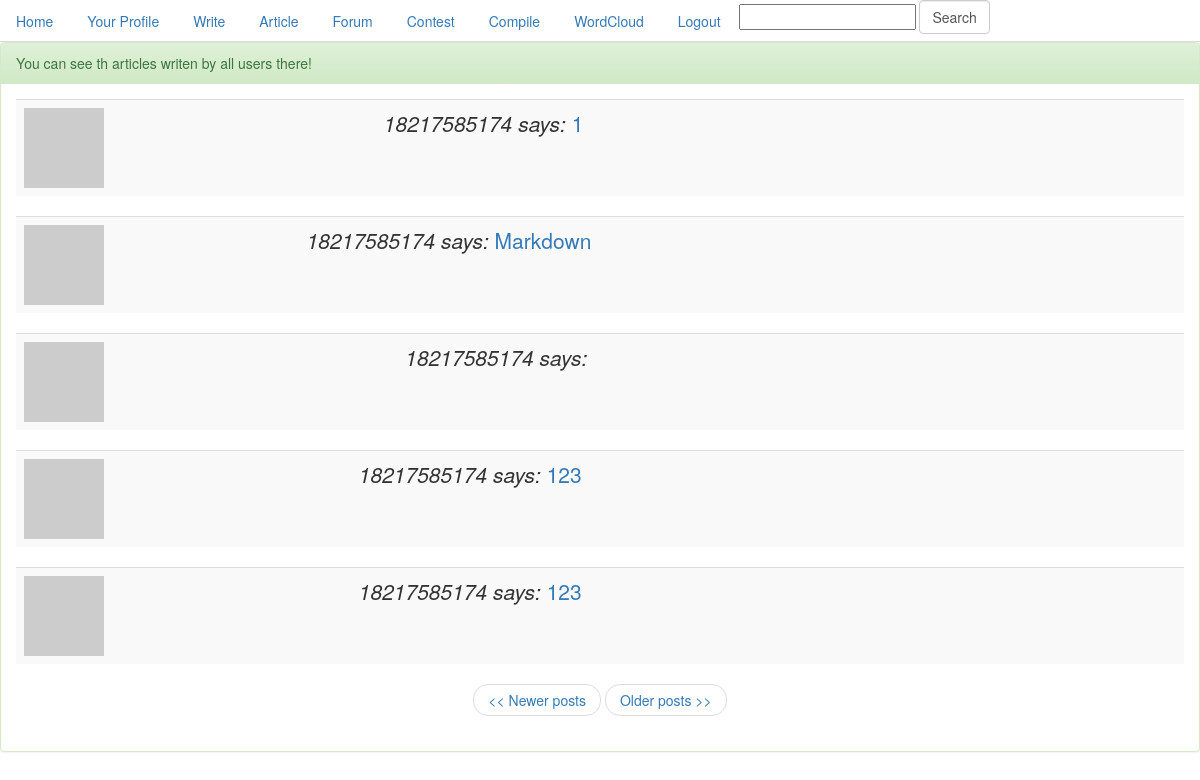
/look (signed in), run on the app's committed database.
### app/models.py (models this page shows, shortened)
class Post(db.Model):
    __searchable__ = ['body', 'title']
    id = db.Column(db.Integer, primary_key=True)
    title = db.Column(db.String(100))
    body = db.Column(db.String(140))
    timestamp = db.Column(db.DateTime)
    user_id = db.Column(db.Integer, db.ForeignKey('user.id'))

class User(db.Model):
    id = db.Column(db.Integer, primary_key=True)
    nickname = db.Column(db.String(64), index=True, unique=True)
    email = db.Column(db.String(120), index=True, unique=True)
    password = db.Column(db.String(120), index=True)
    posts = db.relationship('Post', backref='author', lazy='dynamic')
    cards = db.relationship('Card', backref='participant')
    about_me = db.Column(db.String(140))
    last_seen = db.Column(db.DateTime)
    followed = db.relationship('User',
                               secondary=followers,
                               primaryjoin=(followers.c.follower_id == id),
                               secondaryjoin=(followers.c.followed_id == id),
                               backref=db.backref('followers', lazy='dynamic'),
                               lazy='dynamic')
    is_authenticated = True
    is_active = True
    is_anonymous = False
    def avatar(self, size):
        return 'http://www.gravatar.com/avatar/' + md5(self.email.encode('utf8')).hexdigest() + '?d=mm&s=' + str(size)

### app/views.py (the view)
@app.route('/look')
@app.route('/look/<int:page>')
@login_required
def look(page=1):
    posts = Post.query.order_by(Post.timestamp.desc()).paginate(page, POSTS_PER_PAGE, False)
    return render_template('look.html',
                           posts=posts)

### app/forms.py
class SearchForm(Form):
    search = StringField('search', validators=[DataRequired()])

### app/views.py (called while the page is built)
@app.before_request
def before_request():
    g.user = current_user
    g.search_form = SearchForm()
    if g.user.is_authenticated:
        g.user.last_seen = datetime.utcnow()
        db.session.add(g.user)
        db.session.commit()

@lm.user_loader
def load_user(id):
    return User.query.get(int(id))

### app/templates/look.html
{% extends "base.html" %}
{% block content %}
<div class="panel panel-success">
    <div class="panel-heading">You can see th articles writen by all users there!</div>
    <div class="panel-body">
        {% for post in posts.items %}
            {% include 'post.html' %}
        {% endfor %}
        <nav>
            <ul class="pager">
        {% if posts.has_prev %}<li><a href="{{ url_for('look', page = posts.prev_num) }}"><< Newer posts</a></li>{% else %}<li><a href="#"><< Newer posts</a></li>{% endif %}
        {% if posts.has_next %}<li><a href="{{ url_for('look', page = posts.next_num) }}">Older posts >></a></li>{% else %}<li><a href="#">Older posts >></a></li>{% endif %}
            </ul>
        </nav>
    </div>
</div>
{% endblock %}

### app/templates/post.html
<table class="table table-striped table-hover">
    <tr class="lead">
        <td><a href="{{ url_for('user', nickname = post.author.nickname) }}"><img src="{{post.author.avatar(50)}}"></a></td>
        <td><i>{{post.author.nickname}} says:</i>
        <a href="{{ url_for('article', pk = post.id) }}">{{post.title}}</a></td>
    </tr>
</table>

### data on the page
Post: author.nickname "18217585174", title "1"
Post: author.nickname "18217585174", title "Markdown"
Post: author.nickname "18217585174"
Post: author.nickname "18217585174", title "123"
Post: author.nickname "18217585174", title "123"
